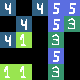

This game map was drawn from its Tiled (.tmx) file and the tilesets committed beside it. A one-line description and the full map source follow:
An orthogonal 5x5 tile map with 16x16 px tiles, 1 tile layer (Ground).

<map version="1.8" tiledversion="1.8.2" orientation="orthogonal" renderorder="right-down" width="5" height="5" tilewidth="16" tileheight="16" infinite="0" nextlayerid="2" nextobjectid="1">
 <tileset firstgid="1" source="../spr_test_tileset.tsx" />
 <layer id="1" name="Ground" width="5" height="5">
  <data encoding="csv">
5,1,5,6,6,
1,5,0,6,4,
5,2,0,4,0,
0,0,0,6,1,
2,2,0,4,0
</data>
 </layer>
</map>
